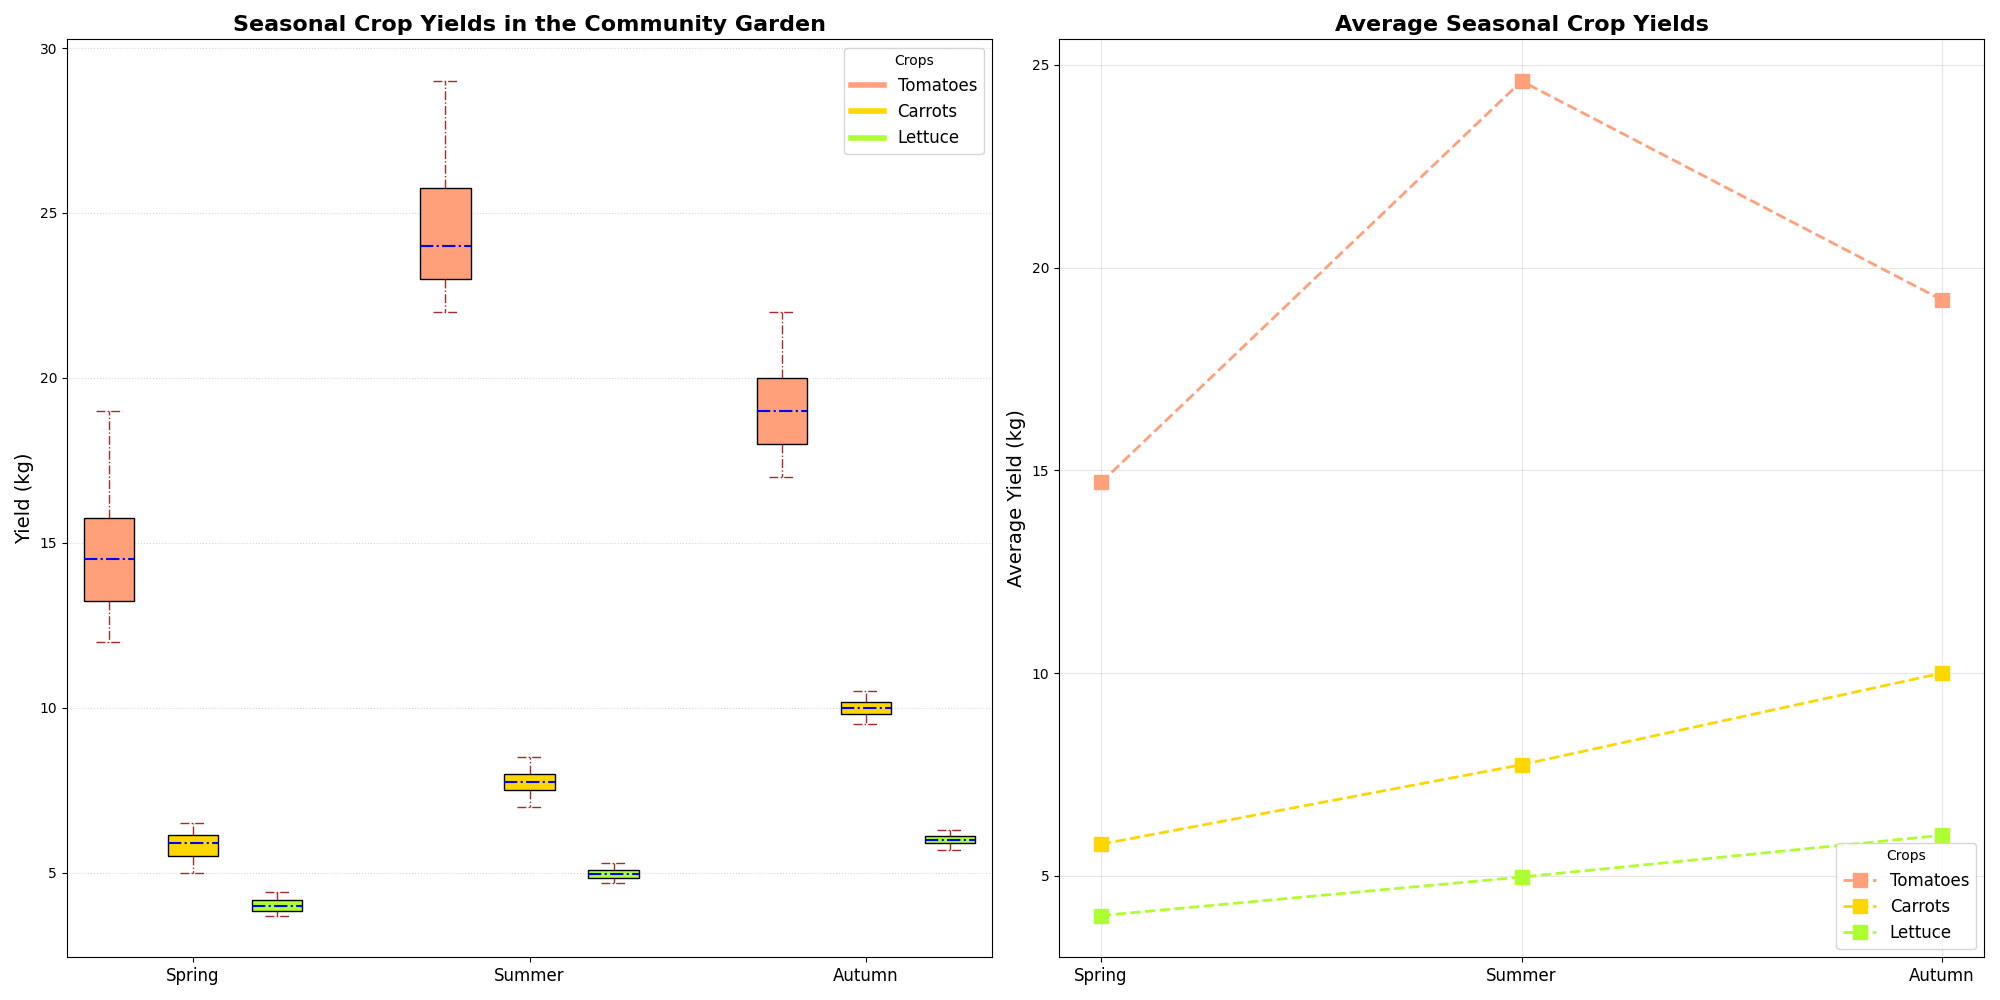

Reproduce this figure in Python.
import matplotlib.pyplot as plt
import numpy as np

# Data for crop yields (in kg) over three seasons: spring, summer, and autumn
tomato_yields = [
    [12, 15, 14, 13, 12, 16, 17, 19, 14, 15], # Spring
    [22, 24, 23, 25, 22, 28, 29, 26, 24, 23], # Summer
    [18, 19, 20, 17, 19, 18, 21, 22, 20, 18]  # Autumn
]

carrot_yields = [
    [5, 6, 5.5, 6.2, 6.5, 5.8, 6.3, 5, 5.5, 6], # Spring
    [7, 7.5, 8, 7.8, 7.5, 7.2, 8.5, 8, 7.7, 8.2], # Summer
    [10, 9.8, 10.2, 9.5, 10, 10.1, 9.7, 10.3, 10.5, 9.9] # Autumn
]

lettuce_yields = [
    [4, 3.8, 4.2, 4.1, 4, 3.9, 4.3, 3.7, 4.4, 3.8], # Spring
    [5, 4.8, 4.9, 5.2, 4.9, 4.7, 5.3, 5, 5.1, 4.8], # Summer
    [6, 5.8, 6.1, 5.9, 6, 5.7, 6.2, 5.9, 6.3, 6.1]  # Autumn
]

# Calculating average yields per season
seasonal_averages = {
    'Spring': [
        np.mean(tomato_yields[0]), 
        np.mean(carrot_yields[0]), 
        np.mean(lettuce_yields[0])
    ],
    'Summer': [
        np.mean(tomato_yields[1]), 
        np.mean(carrot_yields[1]), 
        np.mean(lettuce_yields[1])
    ],
    'Autumn': [
        np.mean(tomato_yields[2]), 
        np.mean(carrot_yields[2]), 
        np.mean(lettuce_yields[2])
    ]
}

data = [tomato_yields, carrot_yields, lettuce_yields]
seasons = ["Spring", "Summer", "Autumn"]
crops = ["Tomatoes", "Carrots", "Lettuce"]

fig, axes = plt.subplots(1, 2, figsize=(20, 10))
positions = np.array(range(len(seasons))) * 4
colors = ['#FFA07A', '#FFD700', '#ADFF2F']

# Box Plot
for i, yields in enumerate(data):
    pos = positions + i
    bp = axes[0].boxplot(yields, positions=pos, widths=0.6, patch_artist=True, notch=False)
    for patch, color in zip(bp['boxes'], [colors[i]] * len(seasons)):
        patch.set_facecolor(color)
    for whisker in bp['whiskers']:
        whisker.set(color='brown', linestyle='-.', linewidth=1)
    for cap in bp['caps']:
        cap.set(color='brown', linestyle='-.', linewidth=1)
    for median in bp['medians']:
        median.set(color='blue', linewidth=1.5, linestyle='-.')

axes[0].set_xticks(positions + 1)
axes[0].set_xticklabels(seasons, fontsize=12)
axes[0].set_title("Seasonal Crop Yields in the Community Garden", fontsize=16, fontweight='bold')
axes[0].set_ylabel("Yield (kg)", fontsize=14)
axes[0].grid(axis='y', linestyle=':', alpha=0.5)

handles = [plt.Line2D([0], [0], color=color, lw=4) for color in colors]
axes[0].legend(handles, crops, title='Crops', loc='upper right', fontsize=12)

# Line Plot for average yields
x_pos = np.arange(len(seasons))
average_values = [
    [season[0] for season in seasonal_averages.values()],
    [season[1] for season in seasonal_averages.values()],
    [season[2] for season in seasonal_averages.values()]
]

for i, crop in enumerate(crops):
    axes[1].plot(x_pos, average_values[i], marker='s', linestyle='--', linewidth=2, markersize=10, label=crop, color=colors[i])

axes[1].set_xticks(x_pos)
axes[1].set_xticklabels(seasons, fontsize=12)
axes[1].set_title("Average Seasonal Crop Yields", fontsize=16, fontweight='bold')
axes[1].set_ylabel("Average Yield (kg)", fontsize=14)
axes[1].grid(axis='both', linestyle='-', alpha=0.3)
axes[1].legend(title='Crops', fontsize=12, loc='lower right')

plt.tight_layout()
plt.show()
